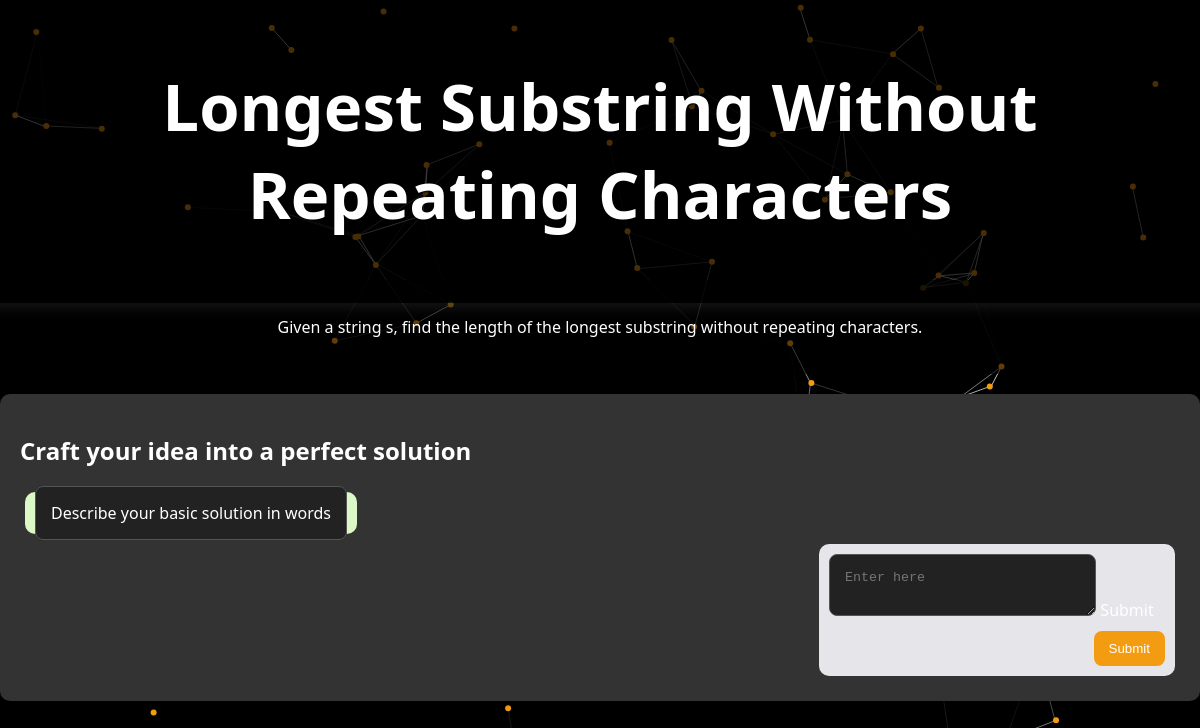
Screenshot of /chat/3 with the database file from the repository.
### home/models.py (models this page shows, shortened)
class Questions(models.Model):
    q_id=models.IntegerField()
    q_name=models.CharField(max_length=100)
    q_desc=models.TextField()
    q_examples=models.TextField()
    q_code=models.TextField()
    q_soln=models.TextField(blank=True)

### home/views.py (the view)
# urls.py: path('chat/<int:id>',views.chatbot),
def chatbot(request,id):
    obj=Questions.objects.get(q_id=id)
    dict_q={
        'ques':obj,
    }
    return render(request,'chat.html',dict_q)

### templates/chat.html (shortened to what this page needs)
<!DOCTYPE html>
<html lang="en">
<head>
</head>
<body>
    <div id="particles-js"></div>
    <header>
        <h1 class="animate__animated animate__fadeInDown">{{ques.q_name}}</h1>
    </header>
    <div class="description animate__animated animate__fadeIn">
        <p>{{ques.q_desc}}</p>
    </div>
    <div class="container animate__animated animate__fadeIn">
        <h2>Craft your idea into a perfect solution</h2>
        <form action="suggest">
        <div class="chat">
            <div class="chat-bubble chat-left">
                <label class="label1">Describe your basic solution in words</label>
            </div>
            <div class="chat-bubble chat-right">
                <textarea class="label2" placeholder="Enter here" name="t1"></textarea>
                <input type="submit" class="submit-button" id="b1">Submit</input>
            </div>
        </div>
    </form>
    </div>
</body>
</html>

### templates/chat.html (style rules this page uses)
body { font-family: 'Segoe UI', Tahoma, Geneva, Verdana, sans-serif; margin: 0; padding: 0; background-color: #000; color: #FFF; }
#particles-js { position: fixed; width: 100%; height: 100%; z-index: -1; }
header { background-color: rgba(0, 0, 0, 0.5); text-align: center; padding: 20px; font-size: 32px; transition: background-color 0.5s, transform 0.3s, box-shadow 0.3s, color 0.5s, text-shadow 0.3s; cursor: pointer; color: #FFF; }
.description { background-color: rgba(0, 0, 0, 0.6); text-align: center; padding: 20px; color: #FFF; position: relative; transform: translateY(-20px); transition: background-color 0.5s, transform 0.3s; }
.container { max-width: 1200px; margin: 0 auto; padding: 20px; background-color: #333; border-radius: 10px; box-shadow: 0px 4px 10px rgba(0, 0, 0, 0.1); }
.label1 { margin-bottom: 15px; cursor: pointer; transition: transform 0.2s, box-shadow 0.2s; padding: 15px; border: 1px solid #555; border-radius: 8px; background-color: #222; }
.label2 { margin-bottom: 15px; transition: transform 0.2s, box-shadow 0.2s; padding: 15px; border: 1px solid #555; border-radius: 8px; background-color: #222; color:white; }
.chat { display: flex; flex-direction: column; }
.chat-bubble { padding: 10px; border-radius: 10px; margin: 5px; max-width: 70%; }
.chat-left { background-color: #DCF8C6; align-self: flex-start; }
.chat-right { background-color: #E5E5EA; align-self: flex-end; }
.label1 { margin: 0; }
.label2 { margin: 0; width: 70%; }
.submit-button { background-color: #f39c12; color: #FFF; border: none; padding: 10px 15px; border-radius: 8px; cursor: pointer; margin-top: 10px; float: right; }

### rows the page displays
Questions: q_name "Longest Substring Without Repeating Characters", q_desc "Given a string s, find the length of the longest substring without repeating characters."
